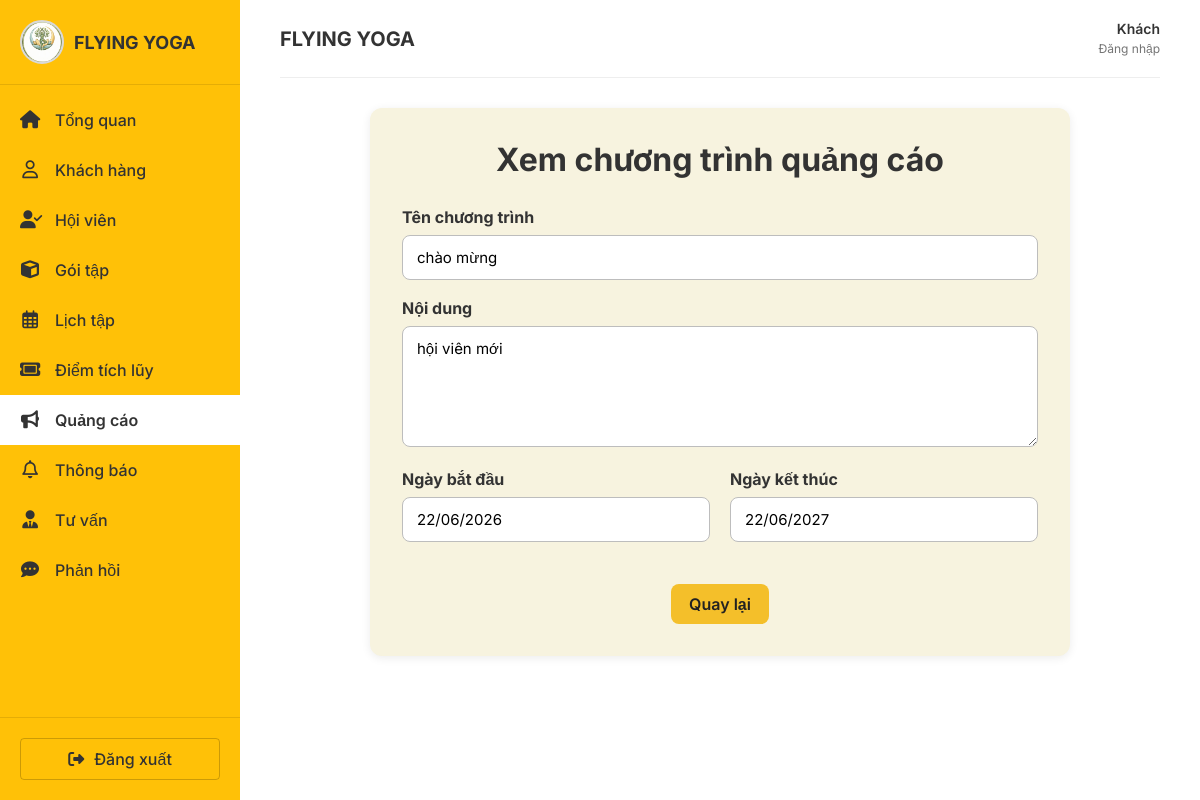
Page /cham-soc-khach-hang/xem/7/ on the committed database.
### cham_soc_khach_hang/models.py (models this page shows, shortened)
class QuangCao(models.Model):
    TRANG_THAI = [
        ('dang_ap_dung', 'Đang áp dụng'),
        ('sap_dien_ra', 'Sắp diễn ra'),
        ('da_het_han', 'Đã hết hạn'),
    ]
    ten_chuong_trinh = models.CharField(max_length=200)
    noi_dung = models.TextField()
    ngay_bat_dau = models.DateField()
    ngay_ket_thuc = models.DateField()
    trang_thai = models.CharField(
        max_length=20,
        choices=TRANG_THAI,
        default='sap_dien_ra'
    )
    da_gui = models.BooleanField(default=False)
    ngay_tao = models.DateTimeField(auto_now_add=True)
    def cap_nhat_trang_thai(self):
        today = timezone.localdate()
        if self.ngay_ket_thuc < today:
            self.trang_thai = 'da_het_han'
        elif self.ngay_bat_dau > today:
            self.trang_thai = 'sap_dien_ra'
        else:
            self.trang_thai = 'dang_ap_dung'
    def save(self, *args, **kwargs):
        self.cap_nhat_trang_thai()
        super().save(*args, **kwargs)

### cham_soc_khach_hang/views.py (the view)
# urls.py: path('xem/<int:id>/', views.xem_quang_cao, name='xem_quang_cao'),
def xem_quang_cao(request, id):
    quang_cao = get_object_or_404(QuangCao, id=id)
    quang_cao.cap_nhat_trang_thai()
    quang_cao.save()
    return render(request, 'quang_cao/xem_quang_cao.html', {'quang_cao': quang_cao})

### thong_bao/context_processors.py (called while the page is built, shortened)
def thong_bao_context(request):
    so_thong_bao_chua_doc = 0
    ds_thong_bao_dropdown = ThongBaoNhacNho.objects.none()
    return {
        'so_thong_bao_chua_doc': so_thong_bao_chua_doc,
        'ds_thong_bao_dropdown': ds_thong_bao_dropdown,
    }

### cham_soc_khach_hang/templates/quang_cao/xem_quang_cao.html (shortened to what this page needs)
{% extends 'base.html' %}
{% load static %}
{% block extra_css %}
<link rel="stylesheet" href="{% static 'css/quang_cao.css' %}">
{% endblock %}
{% block content %}
<div class="form-wrapper">
    <div class="form-box">
        <h2>Xem chương trình quảng cáo</h2>
        <div class="form-group">
            <label>Tên chương trình</label>
            <input type="text" class="form-control" value="{{ quang_cao.ten_chuong_trinh }}" readonly>
        </div>
        <div class="form-group">
            <label>Nội dung</label>
            <textarea class="form-control" rows="5" readonly>{{ quang_cao.noi_dung }}</textarea>
        </div>
        <div class="form-row">
            <div class="form-group">
                <label>Ngày bắt đầu</label>
                <input type="text" class="form-control" value="{{ quang_cao.ngay_bat_dau|date:'d/m/Y' }}" readonly>
            </div>
            <div class="form-group">
                <label>Ngày kết thúc</label>
                <input type="text" class="form-control" value="{{ quang_cao.ngay_ket_thuc|date:'d/m/Y' }}" readonly>
            </div>
        </div>
        <div class="form-actions" style="justify-content: center;">
            <a href="{% url 'cham_soc_khach_hang:danh_sach_quang_cao' %}" class="btn btn-warning">Quay lại</a>
        </div>
    </div>
</div>
{% endblock %}

### static/css/style.css (style rules this page uses)
:root { --primary-yellow: #FFC107; --primary-yellow-light: #FFECB3; --text-dark: #333333; --text-gray: #757575; --bg-light: #F9F9F9; --white: #FFFFFF; --danger-red: #E53935; --success-green: #43A047; --info-blue: #1E88E5; --warning-orange: #FB8C00; --sidebar-width: 240px; }
* { margin: 0; padding: 0; box-sizing: border-box; font-family: 'Inter', sans-serif; }
body { background-color: var(--white); color: var(--text-dark); }
.btn { display: inline-block; padding: 10px 16px; border-radius: 10px; text-decoration: none; border: none; cursor: pointer; font-weight: 600; }

### static/css/quang_cao.css (style rules this page uses)
.form-wrapper { display: flex; justify-content: center; margin-top: 20px; }
.form-box { width: 700px; background: #f7f3df; border-radius: 12px; padding: 32px; box-shadow: 0 2px 10px rgba(0,0,0,0.08); }
.form-box h2 { text-align: center; margin-bottom: 28px; font-size: 32px; font-weight: 700; }
.form-group { margin-bottom: 18px; }
.form-group label { display: block; font-weight: 700; margin-bottom: 8px; }
.form-row { display: flex; gap: 20px; }
.form-row .form-group { flex: 1; }
.form-control { width: 100%; padding: 12px 14px; border: 1px solid #bdbdbd; border-radius: 8px; font-size: 15px; box-sizing: border-box; }
.form-actions { margin-top: 24px; display: flex; justify-content: flex-end; gap: 12px; }
.btn { display: inline-block; padding: 10px 18px; border-radius: 8px; text-decoration: none; border: none; cursor: pointer; font-weight: 600; }
.btn-warning { background: #f4bf2a; color: #222; }

### rows in the picture
QuangCao: ten_chuong_trinh "chào mừng", noi_dung "hội viên mới", ngay_bat_dau "22/06/2026", ngay_ket_thuc "22/06/2027"
